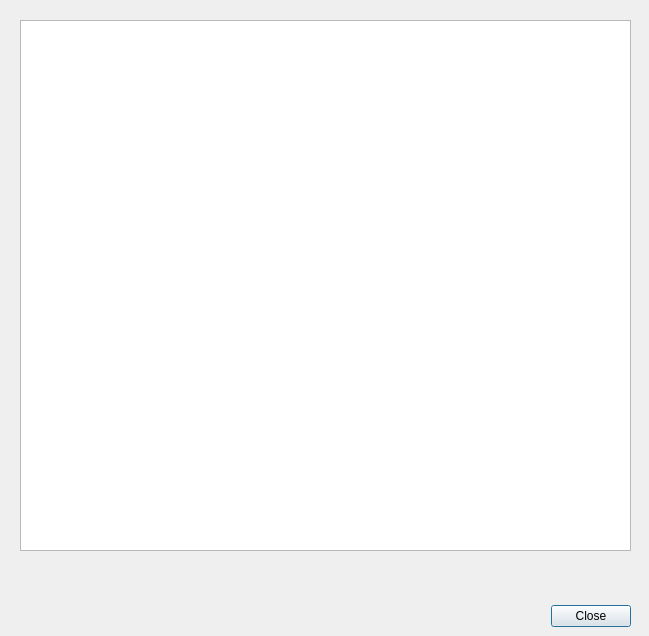
<?xml version="1.0" encoding="UTF-8"?>
<ui version="4.0">
 <class>Briefing</class>
 <widget class="QDialog" name="Briefing">
  <property name="geometry">
   <rect>
    <x>0</x>
    <y>0</y>
    <width>649</width>
    <height>636</height>
   </rect>
  </property>
  <property name="windowTitle">
   <string>Dialog</string>
  </property>
  <widget class="QDialogButtonBox" name="buttonBox">
   <property name="geometry">
    <rect>
     <x>290</x>
     <y>600</y>
     <width>341</width>
     <height>32</height>
    </rect>
   </property>
   <property name="orientation">
    <enum>Qt::Horizontal</enum>
   </property>
   <property name="standardButtons">
    <set>QDialogButtonBox::Close</set>
   </property>
  </widget>
  <widget class="QTextEdit" name="briefZone">
   <property name="geometry">
    <rect>
     <x>20</x>
     <y>20</y>
     <width>611</width>
     <height>531</height>
    </rect>
   </property>
  </widget>
 </widget>
 <resources/>
 <connections>
  <connection>
   <sender>buttonBox</sender>
   <signal>accepted()</signal>
   <receiver>Briefing</receiver>
   <slot>accept()</slot>
   <hints>
    <hint type="sourcelabel">
     <x>248</x>
     <y>254</y>
    </hint>
    <hint type="destinationlabel">
     <x>157</x>
     <y>274</y>
    </hint>
   </hints>
  </connection>
  <connection>
   <sender>buttonBox</sender>
   <signal>rejected()</signal>
   <receiver>Briefing</receiver>
   <slot>reject()</slot>
   <hints>
    <hint type="sourcelabel">
     <x>316</x>
     <y>260</y>
    </hint>
    <hint type="destinationlabel">
     <x>286</x>
     <y>274</y>
    </hint>
   </hints>
  </connection>
 </connections>
</ui>
